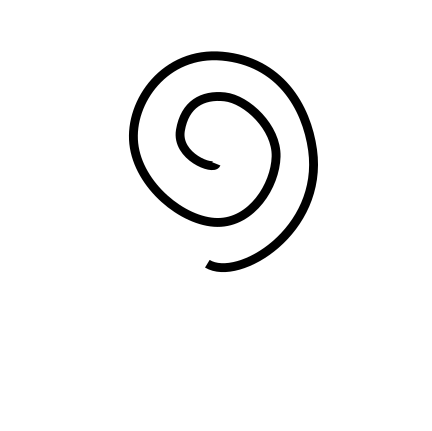
#> input picture data/bongard-problems-high-res/p0016/0.png, 432 x 431 px, given in place of p0001.png, which was not available
$ jupyter execute --allow-errors crop_images.ipynb
#> lines starting #> are read from the running program, lines starting #| are printed output that depends on the picture; pictures that were not available may be replaced by others from this repository, and a replacement may not be noted
[cell 1]
from PIL import Image


# Load the large image
def retrieve_images(image_path, start_point):
#> called with image_path = '../data/bpimgs/p0001.png', start_point = (9, 9)
    large_image = Image.open(image_path)
#> large_image is the input picture: PIL image 432x431 RGBA; mean R, G, B, A 244.2, 244.2, 244.2, 255

    # Define parameters
    image_width = 432  # Width of each small image
    # image_height = 431  # Height of each small image
    image_height = 432  # Height of each small image
    horizontal_spacing = 48  # Spacing between images horizontally
    # vertical_spacing = 49  # Spacing between images vertically
    vertical_spacing = 48  # Spacing between images vertically
    num_columns = 2  # Number of columns of small images
    num_rows = 3  # Number of rows of small images
    start_x = start_point[0]
    start_y = start_point[1]

    # Function to extract a small image based on its position
    def extract_small_image(x, y):
        left = start_x + (image_width + horizontal_spacing) * x
        top = start_y + (image_height + vertical_spacing) * y
        right = left + image_width
        bottom = top + image_height
        small_image = large_image.crop((left, top, right, bottom))
        return small_image

    # Extract all small images
    small_images = []
    for x in range(num_columns):
        for y in range(num_rows):
            small_image = extract_small_image(x, y)
            small_images.append(small_image)
#> this loop made 2 passes
#> pass 1, in extract_small_image, `small_image = large_image.crop((left, top, right, bottom))`:
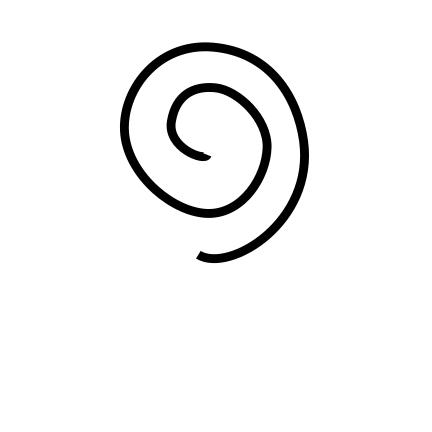
#> small_image: PIL image 432x432 RGBA; mean R, G, B, A 233.1, 233.1, 233.1, 243.9; transparent parts drawn white
#> `left_images = retrieve_images(image_path, (9, 9))`: left_images = 6 items
#> the loop `for i, small_image in enumerate(left_images):` made 6 passes

    return small_images

[cell 2]
import os

#> (the rest of this cell did not finish here and is left out)

#> the loop in retrieve_images (call 2), `for x in range(num_columns):` made 2 passes
#> the loop `for i, small_image in enumerate(right_images):` made 6 passes
#> pass 2 of the loop `for i in range(1, 101):`:
#> bp_id = '0002'
#> image_path = '../data/bpimgs/p0002.png'
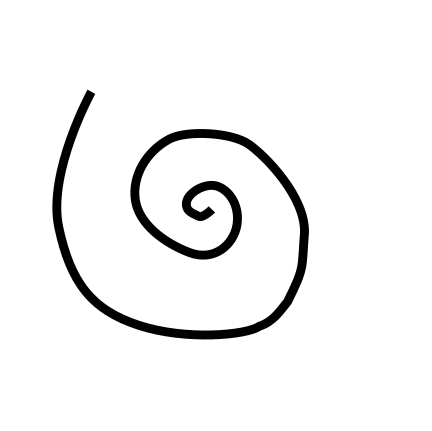
#> input picture data/bongard-problems-high-res/p0016/1.png, 432 x 431 px, given in place of p0002.png, which was not available
#> in retrieve_images, large_image is the input picture: PIL image 432x431 RGBA; mean R, G, B, A 242.4, 242.4, 242.4, 255
#> the loop in retrieve_images (call 3), `for x in range(num_columns):` made 2 passes
#> pass 1, in extract_small_image (call 13), `small_image = large_image.crop((left, top, right, bottom))`:
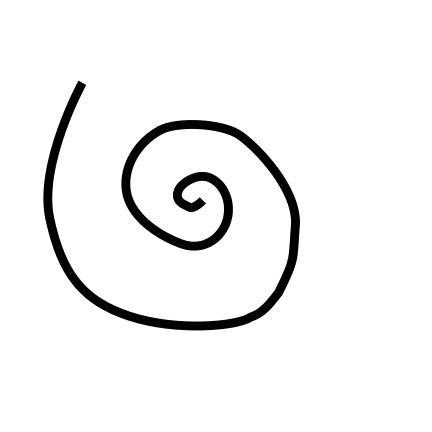
#> small_image: PIL image 432x432 RGBA; mean R, G, B, A 231.3, 231.3, 231.3, 243.9; transparent parts drawn white
#> folder = 'p0002'
#> folder_path = '../data/bongard-problems-high-res/p0002'

    # Save the images
    folder = image_path.split("/")[-1].split(".")[0]
    for i, small_image in enumerate(right_images):
        target_path = f"{folder_path}/{i+6}.png"
        small_image.save(target_path)
